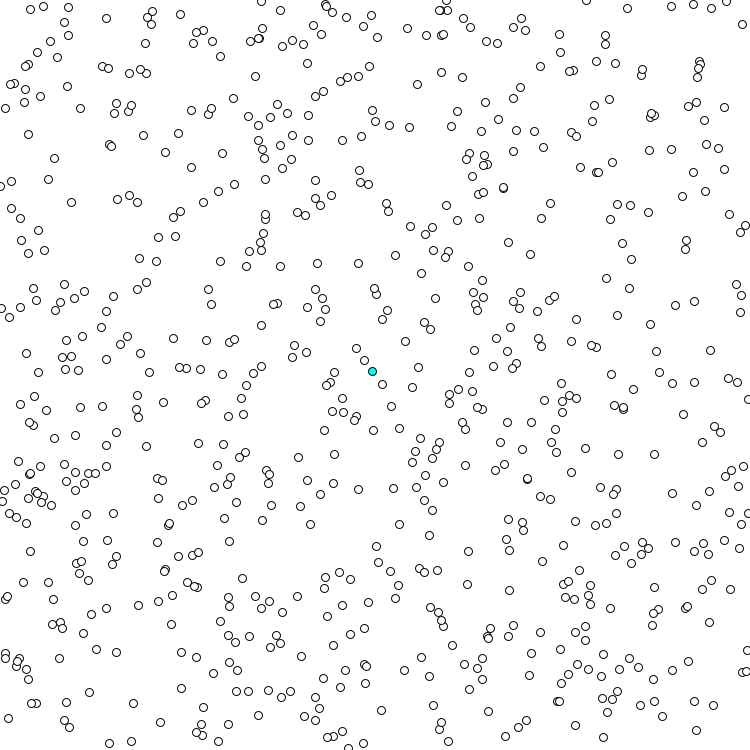
Frame 1 (no input)
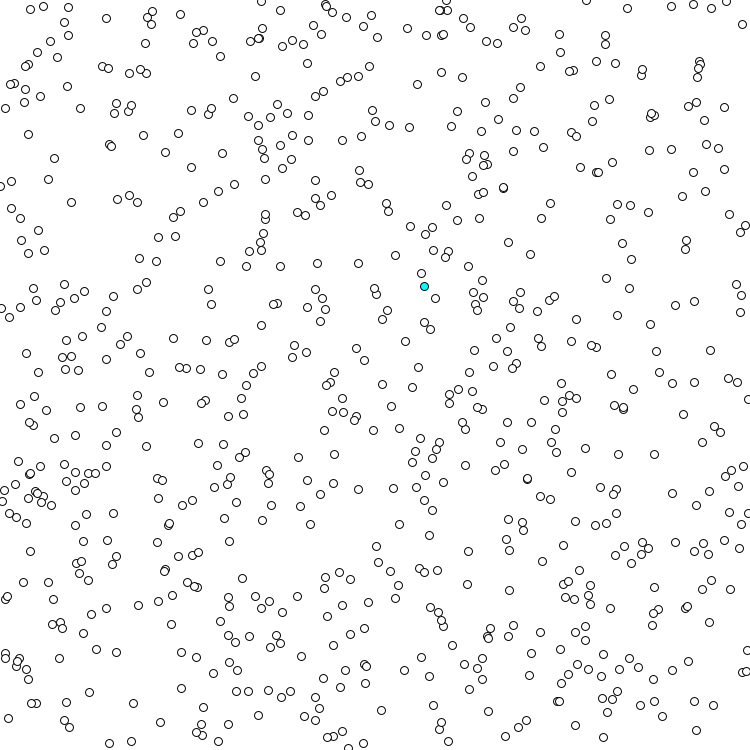
Frame 60 (the mouse pressed at the canvas centre just before this capture)
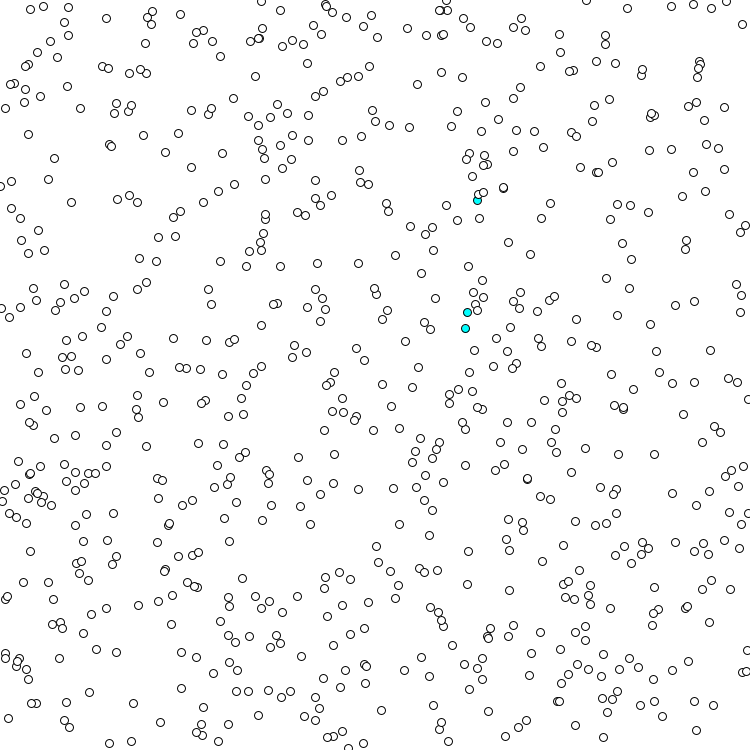
Frame 120 (the mouse held since frame 60 and released just before this capture)

The Processing sketch that drew these frames (run headless with seeded random() and noise(); from frame 60 on, the mouse is pressed at the canvas centre):

// Processing sketch: processing_179384
// ── processing_179384.pde

// DLA with moving seed instead to represent neutron

Cell[]myCells= new Cell[750];  //number of cells 750 to give good covering
 
 
void setup() {
  size(750, 750);
  for (int i=0; i <myCells.length; i++) {
    myCells[i]=new Cell();
  }
  myCells[0].isseed=true;
  // start position of the first seed cell
  myCells[0].location= new PVector(random(370,375),random(370,375));  //random location in the centre of canvas
  
   
}
 
 
void draw () {
   background(255);
  for (int i=0; i<myCells.length;i++) {
     myCells[i].display();
    myCells[i].update();
  }
  for (int i=0; i<myCells.length; i++) {
    if (myCells[i].isseed== false) {
      for (int j=0; j<myCells.length; j++) {
        if (myCells[j].isseed==true) { 
          float d;
          d= PVector.dist(myCells[i].location, myCells[j].location);
          if (d<5) { //distance check
            myCells[i].isseed=true;
           
          }
        }
      }
    }
  }
}
 
class Cell {
  PVector location= new PVector(); //vectors locations
  PVector velocity=new PVector();
  float dia;  //diameter of cells
  boolean isseed;  //seed true or false
  float lineweight;
    float randomx = random(-3, 3); // random direction to apply to new neutrons after collision
  float randomy = random(-3, 3);
 
  Cell() {
    location = new PVector(random(750), random(750));
    dia=8;
    isseed=false;
    lineweight=1;
  }
 
  void display() {
    strokeWeight(lineweight);
    if (isseed==true) {
      fill(0, 255, 255);
            velocity = new PVector(randomx, randomy); //gives neutrons random movement direction
      location.add(velocity);

    }
    if (isseed==false) {
      fill(255);
    }
 
    ellipse(location.x, location.y, dia, dia);
  }
  void update() {
    if (isseed==false) {
      velocity = new PVector(random(-0, 0), random(-0, 0)); //atoms fixed in place
      location.add(velocity);
    }
  }
}
